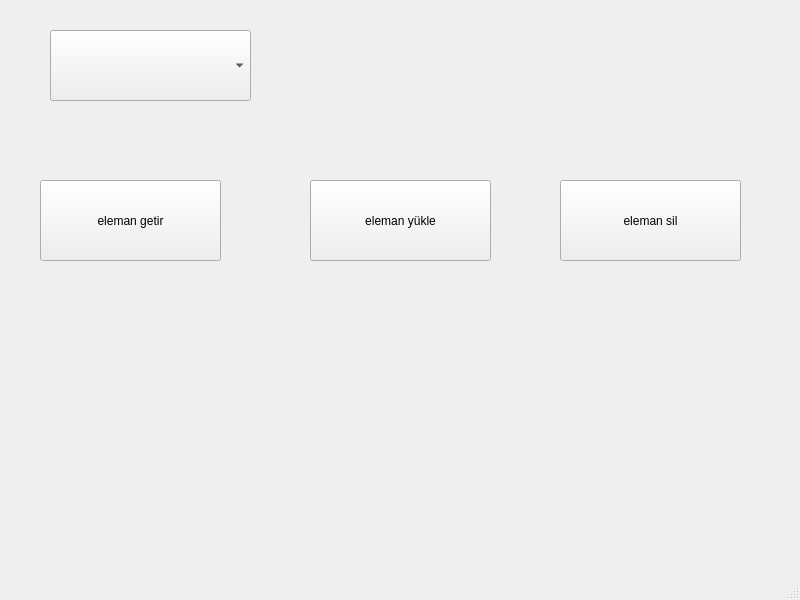
<?xml version="1.0" encoding="UTF-8"?>
<ui version="4.0">
 <class>MainWindow</class>
 <widget class="QMainWindow" name="MainWindow">
  <property name="geometry">
   <rect>
    <x>0</x>
    <y>0</y>
    <width>800</width>
    <height>600</height>
   </rect>
  </property>
  <property name="windowTitle">
   <string>MainWindow</string>
  </property>
  <widget class="QWidget" name="centralwidget">
   <widget class="QComboBox" name="comboBox">
    <property name="geometry">
     <rect>
      <x>50</x>
      <y>30</y>
      <width>201</width>
      <height>71</height>
     </rect>
    </property>
   </widget>
   <widget class="QPushButton" name="pushButton">
    <property name="geometry">
     <rect>
      <x>40</x>
      <y>180</y>
      <width>181</width>
      <height>81</height>
     </rect>
    </property>
    <property name="text">
     <string>eleman getir</string>
    </property>
   </widget>
   <widget class="QPushButton" name="pushButton_2">
    <property name="geometry">
     <rect>
      <x>310</x>
      <y>180</y>
      <width>181</width>
      <height>81</height>
     </rect>
    </property>
    <property name="text">
     <string>eleman yükle</string>
    </property>
   </widget>
   <widget class="QPushButton" name="pushButton_3">
    <property name="geometry">
     <rect>
      <x>560</x>
      <y>180</y>
      <width>181</width>
      <height>81</height>
     </rect>
    </property>
    <property name="text">
     <string>eleman sil</string>
    </property>
   </widget>
  </widget>
  <widget class="QMenuBar" name="menubar">
   <property name="geometry">
    <rect>
     <x>0</x>
     <y>0</y>
     <width>800</width>
     <height>21</height>
    </rect>
   </property>
  </widget>
  <widget class="QStatusBar" name="statusbar"/>
 </widget>
 <resources/>
 <connections/>
</ui>
